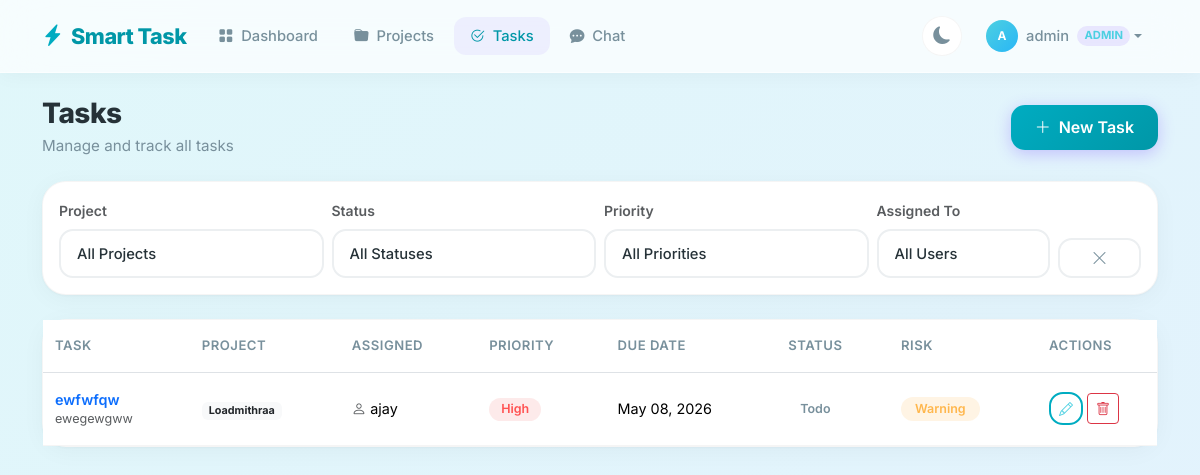
The page /tasks (signed in) on the database its author committed.
### app.py (models this page shows, shortened)
class Task(db.Model):
    id = db.Column(db.Integer, primary_key=True)
    title = db.Column(db.String(200), nullable=False)
    description = db.Column(db.Text, nullable=True)
    priority = db.Column(db.String(20), default='Medium')  # Low, Medium, High
    due_date = db.Column(db.Date, nullable=False)
    status = db.Column(db.String(20), default='Todo')  # Todo, In Progress, Done
    assigned_to = db.Column(db.Integer, db.ForeignKey('user.id'), nullable=False)
    created_by = db.Column(db.Integer, db.ForeignKey('user.id'), nullable=False)
    project_id = db.Column(db.Integer, db.ForeignKey('project.id'), nullable=False)
    parent_task_id = db.Column(db.Integer, db.ForeignKey('task.id'), nullable=True)
    created_at = db.Column(db.DateTime, default=datetime.utcnow)
    updated_at = db.Column(db.DateTime, default=datetime.utcnow, onupdate=datetime.utcnow)
    histories = db.relationship('TaskHistory', backref='task', lazy=True, cascade='all, delete-orphan', order_by='TaskHistory.created_at.desc()')
    child_tasks = db.relationship('Task', backref=db.backref('parent', remote_side=[id]), lazy=True)
    def risk_level(self):
        if self.status == 'Done':
            return 'safe'
        today = date.today()
        if self.due_date < today:
            return 'critical'
        elif (self.due_date - today).days <= 2:
            return 'warning'
        return 'safe'

class Project(db.Model):
    id = db.Column(db.Integer, primary_key=True)
    name = db.Column(db.String(100), nullable=False)
    description = db.Column(db.Text, nullable=True)
    owner_id = db.Column(db.Integer, db.ForeignKey('user.id'), nullable=False)
    created_at = db.Column(db.DateTime, default=datetime.utcnow)
    tasks = db.relationship('Task', backref='project', lazy=True, cascade='all, delete-orphan')

class User(db.Model):
    id = db.Column(db.Integer, primary_key=True)
    username = db.Column(db.String(80), unique=True, nullable=False)
    email = db.Column(db.String(120), unique=True, nullable=False)
    password = db.Column(db.String(200), nullable=False)
    role = db.Column(db.String(20), default='member')  # admin or member
    created_at = db.Column(db.DateTime, default=datetime.utcnow)
    owned_projects = db.relationship('Project', backref='owner', lazy=True, foreign_keys='Project.owner_id')
    member_projects = db.relationship('Project', secondary=project_members, backref='members')
    assigned_tasks = db.relationship('Task', backref='assignee', lazy=True, foreign_keys='Task.assigned_to')
    created_tasks = db.relationship('Task', backref='creator', lazy=True, foreign_keys='Task.created_by')

### app.py (the view)
@app.route('/tasks')
@login_required
def tasks():
    user = User.query.get(session['user_id'])
    project_id = request.args.get('project_id', type=int)
    status_filter = request.args.get('status', '')
    priority_filter = request.args.get('priority', '')
    user_filter = request.args.get('user_id', '')
    query = Task.query.join(Project).filter(
        (Project.owner_id == session['user_id']) |
        (Project.members.any(id=session['user_id']))
    )
    if project_id:
        query = query.filter(Task.project_id == project_id)
    if status_filter:
        query = query.filter(Task.status == status_filter)
    if priority_filter:
        query = query.filter(Task.priority == priority_filter)
    if user_filter:
        query = query.filter(Task.assigned_to == int(user_filter))
    all_tasks = query.order_by(
        db.case(
            (Task.priority == 'High', 1),
            (Task.priority == 'Medium', 2),
            else_=3
        ),
        Task.due_date
    ).all()
    projects_list = Project.query.filter(
        (Project.owner_id == session['user_id']) |
        (Project.members.any(id=session['user_id']))
    ).all()
    users = User.query.all()
    all_tasks_for_dropdown = Task.query.all()
    return render_template('tasks.html',
                           tasks=all_tasks,
                           projects=projects_list,
                           users=users,
                           all_tasks=all_tasks_for_dropdown,
                           user=user,
                           selected_project=project_id,
                           selected_status=status_filter,
                           selected_priority=priority_filter,
                           selected_user=user_filter)

### app.py (called while the page is built)
def login_required(f):
    @wraps(f)
    def decorated_function(*args, **kwargs):
        if 'user_id' not in session:
            flash('Please login first.', 'error')
            return redirect(url_for('login'))
        return f(*args, **kwargs)
    return decorated_function

### templates/tasks.html (shortened to what this page needs)
{% extends "base.html" %}
{% block content %}
<div class="d-flex justify-content-between align-items-center mb-4 flex-wrap gap-3">
    <div class="page-header mb-0">
        <h2 class="mb-1">Tasks</h2>
        <p class="mb-0">Manage and track all tasks</p>
    </div>
    {% if user.role == 'admin' %}
    <button class="btn btn-primary" data-bs-toggle="modal" data-bs-target="#createTaskModal">
        <i class="bi bi-plus-lg me-1"></i> New Task
    </button>
    {% endif %}
</div>
<div class="card p-3 mb-4">
    <form method="GET" class="row g-2 align-items-end">
        <div class="col-md-3">
            <label class="form-label small fw-semibold text-muted">Project</label>
            <select name="project_id" class="form-select" onchange="this.form.submit()">
                <option value="">All Projects</option>
            </select>
        </div>
        <div class="col-md-3">
            <label class="form-label small fw-semibold text-muted">Status</label>
            <select name="status" class="form-select" onchange="this.form.submit()">
                <option value="">All Statuses</option>
            </select>
        </div>
        <div class="col-md-3">
            <label class="form-label small fw-semibold text-muted">Priority</label>
            <select name="priority" class="form-select" onchange="this.form.submit()">
                <option value="">All Priorities</option>
            </select>
        </div>
        <div class="col-md-2">
            <label class="form-label small fw-semibold text-muted">Assigned To</label>
            <select name="user_id" class="form-select" onchange="this.form.submit()">
                <option value="">All Users</option>
            </select>
        </div>
        <div class="col-md-1">
            <a href="{{ url_for('tasks') }}" class="btn btn-outline-secondary w-100"><i class="bi bi-x-lg"></i></a>
        </div>
    </form>
</div>
<div class="card">
    <div class="table-responsive">
        <table class="table table-hover mb-0">
            <thead class="bg-light">
                <tr>
                    <th>Task</th>
                    <th>Project</th>
                    <th>Assigned</th>
                    <th>Priority</th>
                    <th>Due Date</th>
                    <th>Status</th>
                    <th>Risk</th>
                    <th style="width: 120px;">Actions</th>
                </tr>
            </thead>
            <tbody>
                {% for task in tasks %}
                <tr>
                    <td>
                        <a href="{{ url_for('task_detail', task_id=task.id) }}" class="text-decoration-none fw-semibold">{{ task.title }}</a>
                        <div class="small text-muted text-truncate" style="max-width: 250px;">{{ task.description or '' }}</div>
                    </td>
                    <td><span class="badge bg-light text-dark">{{ task.project.name }}</span></td>
                    <td><i class="bi bi-person text-muted me-1"></i>{{ task.assignee.username }}</td>
                    <td>
                        {% if task.priority == 'High' %}
                        <span class="badge priority-high">High</span>
                        {% elif task.priority == 'Medium' %}
                        <span class="badge priority-medium">Medium</span>
                        {% else %}
                        <span class="badge priority-low">Low</span>
                        {% endif %}
                    </td>
                    <td>{{ task.due_date.strftime('%b %d, %Y') }}</td>
                    <td>
                        {% if task.status == 'Todo' %}
                        <span class="badge status-todo">Todo</span>
                        {% elif task.status == 'In Progress' %}
                        <span class="badge status-progress">In Progress</span>
                        {% else %}
                        <span class="badge status-done">Done</span>
                        {% endif %}
                    </td>
                    <td>
                        {% if task.risk_level() == 'critical' %}
                        <span class="badge badge-critical">Critical</span>
                        {% elif task.risk_level() == 'warning' %}
                        <span class="badge badge-warning">Warning</span>
                        {% else %}
                        <span class="badge badge-safe">Safe</span>
                        {% endif %}
                    </td>
                    <td>
                        {% if user.role == 'admin' %}
                        <button class="btn btn-sm btn-outline-primary" data-bs-toggle="modal" data-bs-target="#editTaskModal{{ task.id }}"><i class="bi bi-pencil"></i></button>
                        <form method="POST" action="{{ url_for('delete_task', task_id=task.id) }}" class="d-inline" onsubmit="return confirm('Delete this task?');">
                            <button type="submit" class="btn btn-sm btn-outline-danger"><i class="bi bi-trash"></i></button>
                        </form>
                        {% else %}
                        <span class="text-muted small">View only</span>
                        {% endif %}
                    </td>
                </tr>
                {% endfor %}
            </tbody>
        </table>
    </div>
</div>
{% endblock %}

### templates/base.html (style rules this page uses)
:root { --primary: #00acc1; --primary-light: #4dd0e1; --primary-dark: #0097a7; --accent: #29b6f6; --critical: #ef5350; --warning: #ffa726; --safe: #66bb6a; --bg-start: #e0f7fa; --bg-end: #e3f2fd; --card: #ffffff; --card-border: rgba(0,0,0,0.04); --text: #263238; --text-light: #78909c; --input-border: #eceff1; --glass-bg: rgba(255,255,255,0.7); --glass-border: rgba(255,255,255,0.5); --shadow: rgba(0,0,0,0.04); --shadow-hover: rgba(0,172,193,0.12); --table-border: rgba(0,0,0,0.04); --table-hover: rgba(0,172,193,0.03); }
* { font-family: 'Inter', -apple-system, BlinkMacSystemFont, sans-serif; }
html { transition: background 0.3s ease, color 0.3s ease; }
body { background: linear-gradient(135deg, var(--bg-start) 0%, var(--bg-end) 100%); background-attachment: fixed; color: var(--text); min-height: 100vh; transition: background 0.3s ease, color 0.3s ease; }
.card { border: 1px solid var(--card-border); border-radius: 24px; background: var(--card); box-shadow: 0 4px 24px var(--shadow), 0 1px 3px var(--shadow); transition: all 0.3s ease; backdrop-filter: blur(10px); -webkit-backdrop-filter: blur(10px); }
.badge-warning { background: rgba(255,167,38,0.12); color: #ffb74d; font-weight: 600; border-radius: 50px; padding: 6px 14px; font-size: 0.78rem; }
.priority-high { background: rgba(239,83,80,0.12); color: #ff5252; border-radius: 50px; font-weight: 600; font-size: 0.78rem; padding: 5px 12px; }
.status-todo { background: rgba(255,255,255,0.05); color: var(--text-light); border-radius: 50px; font-weight: 600; font-size: 0.78rem; padding: 5px 12px; }
.btn-primary { background: linear-gradient(135deg, var(--primary), var(--primary-dark)); border: none; border-radius: 14px; font-weight: 600; padding: 0.65rem 1.5rem; box-shadow: 0 4px 16px rgba(124,77,255,0.3); transition: all 0.2s ease; color: white; }
.btn-outline-primary { border: 2px solid var(--primary); color: var(--primary-light); border-radius: 14px; font-weight: 600; background: transparent; }
.btn-outline-secondary { border: 2px solid var(--input-border); color: var(--text-light); border-radius: 14px; font-weight: 600; background: transparent; }
.form-control, .form-select { border-radius: 14px; border: 2px solid var(--input-border); padding: 0.7rem 1rem; font-weight: 500; font-size: 0.92rem; background: var(--card); color: var(--text); transition: all 0.2s ease; }
.table { font-size: 0.9rem; color: var(--text); }
.table th { border-top: none; color: var(--text-light); font-weight: 600; font-size: 0.82rem; text-transform: uppercase; letter-spacing: 0.5px; padding: 1rem 0.75rem; }
.table td { vertical-align: middle; padding: 1rem 0.75rem; border-color: var(--table-border); }
.table tbody tr { transition: background 0.15s ease; }
.page-header { margin-bottom: 2rem; }
.page-header h2 { font-weight: 800; font-size: 1.75rem; letter-spacing: -0.5px; }
.page-header p { color: var(--text-light); font-size: 0.95rem; }

### rows shown on the page
Task: title "ewfwfqw", description "ewegewgww", project.name "Loadmithraa", assignee.username "ajay", priority "High", due_date "May 08, 2026", status "Todo"

### other values the page prints
{{ session.username[0]|upper }} "A"
{{ session.username }} "admin"
